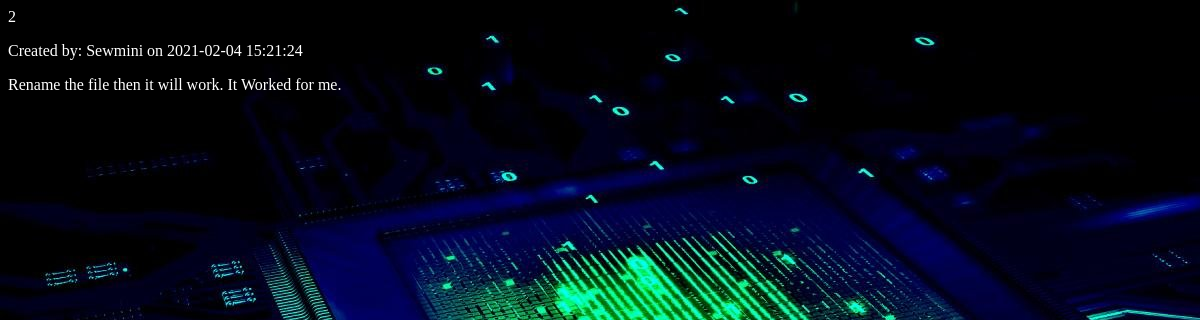
Page /forum/viewreply.php?reply_id=2 (signed in) on the committed database.
### tables this page shows
CREATE TABLE IF NOT EXISTS `reply` (
  `reply_id` int(11) NOT NULL AUTO_INCREMENT,
  `reply_owner` varchar(150) NOT NULL,
  `reply_text` text NOT NULL,
  `reply_create_time` timestamp NOT NULL DEFAULT CURRENT_TIMESTAMP,
  `post_id` int(11) NOT NULL,
  PRIMARY KEY (`reply_id`),
  KEY `FOREIGN` (`post_id`)
);

### forum/viewreply.php (the view, shortened to what this page needs)
<?php
include_once '../dashboard/connect.php';
$sql = "SELECT * FROM reply WHERE reply_id = '" . $_GET['reply_id'] . "'";
$result=mysqli_query($conn,$sql);
$row=mysqli_fetch_array($result);
?>
<html>
    <head>
        <link rel="stylesheet" href="forum.css">
    </head>
    <body>
        <div class="">
            <p><?php echo $row['reply_id'] ?></p>
            <p>Created by: <?php echo $row['reply_owner']?> on <?php echo $row['reply_create_time'] ?></p>
            <p><?php echo $row['reply_text']?></p>
        </div>
    </body>
</html>

### forum/forum.css (style rules this page uses)
p { color: white; text-align: left; font-family: harrington; }
body { background-image: url('../home/images/bg3.jpg'); }

### rows in the picture
reply: reply_id "2", reply_owner "Sewmini", reply_create_time "2021-02-04 15:21:24", reply_text "Rename the file then it will work. It Worked for me."
